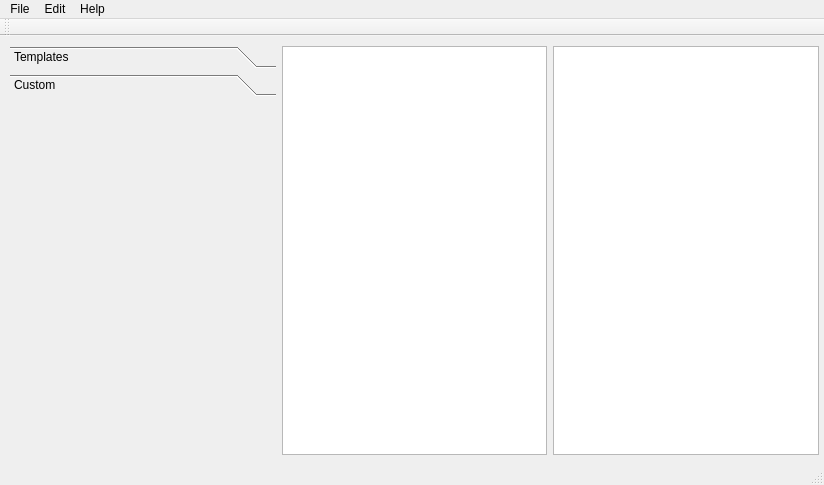
<?xml version="1.0" encoding="UTF-8"?>
<ui version="4.0">
 <class>MainWindow</class>
 <widget class="QMainWindow" name="MainWindow">
  <property name="geometry">
   <rect>
    <x>0</x>
    <y>0</y>
    <width>824</width>
    <height>485</height>
   </rect>
  </property>
  <property name="windowTitle">
   <string>BlockEditor</string>
  </property>
  <property name="locale">
   <locale language="English" country="UnitedStates"/>
  </property>
  <widget class="QWidget" name="centralWidget">
   <widget class="QWidget" name="horizontalLayoutWidget">
    <property name="geometry">
     <rect>
      <x>-1</x>
      <y>-1</y>
      <width>831</width>
      <height>431</height>
     </rect>
    </property>
    <layout class="QHBoxLayout" name="horizontalLayout">
     <property name="sizeConstraint">
      <enum>QLayout::SetDefaultConstraint</enum>
     </property>
     <item>
      <widget class="QToolBox" name="toolBox">
       <property name="currentIndex">
        <number>1</number>
       </property>
       <widget class="QWidget" name="page">
        <property name="geometry">
         <rect>
          <x>0</x>
          <y>0</y>
          <width>270</width>
          <height>361</height>
         </rect>
        </property>
        <property name="cursor">
         <cursorShape>OpenHandCursor</cursorShape>
        </property>
        <attribute name="label">
         <string>Templates</string>
        </attribute>
       </widget>
       <widget class="QWidget" name="page_2">
        <property name="geometry">
         <rect>
          <x>0</x>
          <y>0</y>
          <width>270</width>
          <height>361</height>
         </rect>
        </property>
        <property name="cursor">
         <cursorShape>OpenHandCursor</cursorShape>
        </property>
        <attribute name="label">
         <string>Custom</string>
        </attribute>
       </widget>
      </widget>
     </item>
     <item>
      <widget class="QGraphicsView" name="graphicsView"/>
     </item>
     <item>
      <widget class="QListWidget" name="listWidget"/>
     </item>
    </layout>
   </widget>
  </widget>
  <widget class="QMenuBar" name="menuBar">
   <property name="geometry">
    <rect>
     <x>0</x>
     <y>0</y>
     <width>824</width>
     <height>22</height>
    </rect>
   </property>
   <widget class="QMenu" name="menuFile">
    <property name="title">
     <string>File</string>
    </property>
    <addaction name="actionOpen"/>
    <addaction name="actionQuit"/>
   </widget>
   <widget class="QMenu" name="menuEdit">
    <property name="title">
     <string>Edit</string>
    </property>
    <addaction name="actionAdd"/>
    <addaction name="actionRemove"/>
   </widget>
   <widget class="QMenu" name="menuHelp">
    <property name="title">
     <string>Help</string>
    </property>
    <addaction name="actionAbout"/>
    <addaction name="actionLicense"/>
    <addaction name="actionAuthors"/>
   </widget>
   <addaction name="menuFile"/>
   <addaction name="menuEdit"/>
   <addaction name="menuHelp"/>
  </widget>
  <widget class="QToolBar" name="mainToolBar">
   <attribute name="toolBarArea">
    <enum>TopToolBarArea</enum>
   </attribute>
   <attribute name="toolBarBreak">
    <bool>false</bool>
   </attribute>
  </widget>
  <widget class="QStatusBar" name="statusBar"/>
  <action name="actionOpen">
   <property name="text">
    <string>Open... </string>
   </property>
   <property name="shortcut">
    <string>Meta+O, Ctrl+O</string>
   </property>
  </action>
  <action name="actionQuit">
   <property name="text">
    <string>Quit</string>
   </property>
  </action>
  <action name="actionAdd">
   <property name="text">
    <string>Add</string>
   </property>
  </action>
  <action name="actionRemove">
   <property name="text">
    <string>Remove</string>
   </property>
  </action>
  <action name="actionAbout">
   <property name="text">
    <string>About</string>
   </property>
  </action>
  <action name="actionLicense">
   <property name="text">
    <string>License</string>
   </property>
  </action>
  <action name="actionAuthors">
   <property name="text">
    <string>Authors</string>
   </property>
  </action>
 </widget>
 <layoutdefault spacing="6" margin="11"/>
 <resources/>
 <connections/>
</ui>
